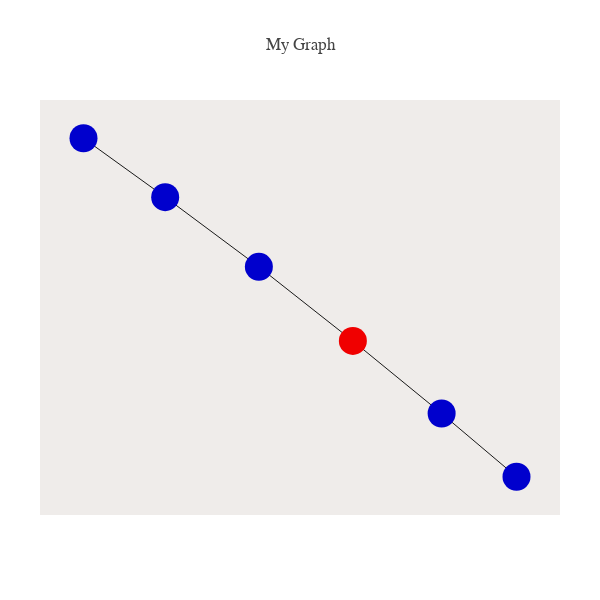

Notebook code for this chart:
### Code cell
### let's visualize the tree
### plotting a network because igraph is not installed.

#from structure_tools.Coalesce_plots import plot_phyl_net

node_list= list(range(-1,Mp.shape[1]))
root= True
nodes_as_seqs= True
plot_phyl_net(data_phyl,leaves,node_list,edges,
              nodes_as_seqs= nodes_as_seqs,root= root)

### Figure 1 — Plotly figure (JSON) as saved in the notebook; plotly's stock layout.template omitted (floating-point values rounded to 4 significant figures)
{"data": [{"hoverinfo": "none", "line": {"color": "rgb(25,25,25)", "width": 1}, "mode": "lines", "type": "scatter", "uid": "de629d5f-3650-4e9d-a653-98639394e1cc", "x": [0.207, -0.1839, null, 0.207, 0.576, null, -0.1839, -0.5734, null, -0.5734, -0.913, null, 0.576, 0.8873, null], "y": [-0.2067, 0.2263, null, -0.2067, -0.6306, null, 0.2263, 0.6335, null, 0.6335, 0.9775, null, -0.6306, -1, null]}, {"hoverinfo": "text", "marker": {"color": ["rgb(240,0,0)", "rgb(0,0,205)", "rgb(0,0,205)", "rgb(0,0,205)", "rgb(0,0,205)", "rgb(0,0,205)"], "size": 28}, "mode": "markers", "text": ["root: ", "01000", "11000", "00100", "11001", "00110"], "type": "scatter", "uid": "dfaf05d3-9ba4-4b76-be89-3251398e2125", "x": [0.207, -0.1839, -0.5734, 0.576, -0.913, 0.8873], "y": [-0.2067, 0.2263, 0.6335, -0.6306, 0.9775, -1]}], "layout": {"autosize": false, "font": {"family": "Balto"}, "height": 600, "hovermode": "closest", "margin": {"b": 85, "l": 40, "pad": 0, "r": 40, "t": 100}, "plot_bgcolor": "#efecea", "showlegend": false, "title": "My Graph", "width": 600, "xaxis": {"showgrid": false, "showline": false, "showticklabels": false, "title": "", "zeroline": false}, "yaxis": {"showgrid": false, "showline": false, "showticklabels": false, "title": "", "zeroline": false}}}
